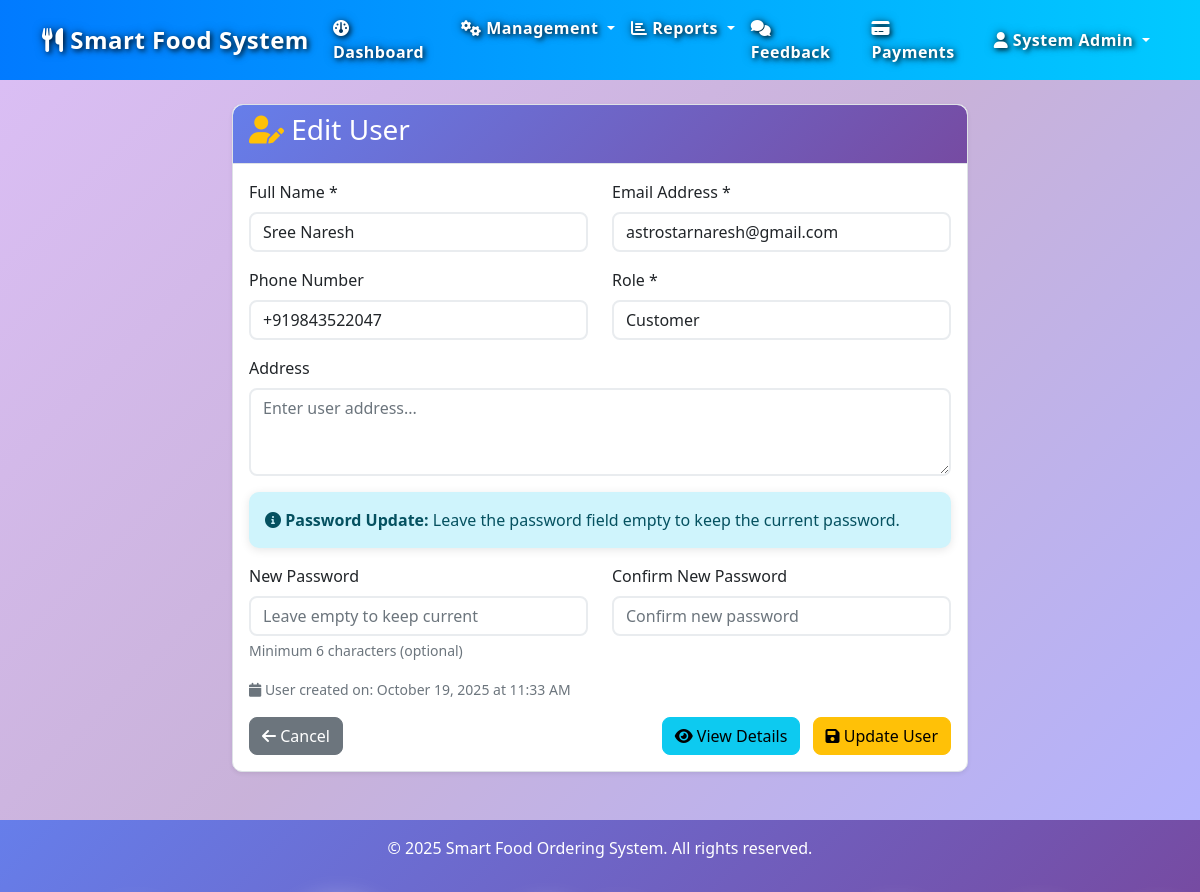
The app's page /users/edit/24 (signed in) with its own data.
### models.py (models this page shows, shortened)
class User(db.Model):
    __tablename__ = 'user'
    user_id = db.Column(db.Integer, primary_key=True, autoincrement=True)
    name = db.Column(db.String(100), nullable=False)
    email = db.Column(db.String(120), unique=True, nullable=False)
    phone = db.Column(db.String(20), nullable=False)
    role = db.Column(db.String(20), nullable=False)  # Admin, Supervisor, Employee, Customer
    password = db.Column(db.String(255), nullable=False)
    address = db.Column(db.Text, nullable=True)
    created_date = db.Column(db.DateTime, default=datetime.now)
    two_factor_enabled = db.Column(db.Boolean, default=False)
    otp_code = db.Column(db.String(6), nullable=True)
    otp_expiry = db.Column(db.DateTime, nullable=True)
    backup_codes = db.Column(db.Text, nullable=True)  # Comma-separated encrypted codes
    failed_login_attempts = db.Column(db.Integer, default=0)
    account_locked_until = db.Column(db.DateTime, nullable=True)
    last_login = db.Column(db.DateTime, nullable=True)
    orders = db.relationship('Order', backref='customer', lazy=True, cascade='all, delete-orphan')
    feedback = db.relationship('Feedback', backref='user', lazy=True, cascade='all, delete-orphan')
    recommendations = db.relationship('Recommendation', backref='user', lazy=True, cascade='all, delete-orphan')
    login_history = db.relationship('LoginHistory', backref='user', lazy=True, cascade='all, delete-orphan')
    trusted_devices = db.relationship('TrustedDevice', backref='user', lazy=True, cascade='all, delete-orphan')

### routes/users.py (the view, shortened to what this page needs)
@users_bp.route('/edit/<int:user_id>', methods=['GET', 'POST'])
@admin_or_supervisor_required
def edit_user(user_id):
    user = User.query.get_or_404(user_id)
    user_role = session.get('user_role', '').lower()
    if user_role == 'supervisor' and user.role not in ['Employee', 'Customer']:
        flash('Supervisors can only edit Employee and Customer accounts.', 'danger')
        return redirect(url_for('users.list_users'))
    return render_template('users/edit.html', user=user, user_role=user_role)

### app.py (called while the page is built)
@app.after_request
def add_header(response):
    response.headers['Cache-Control'] = 'no-store, no-cache, must-revalidate, post-check=0, pre-check=0, max-age=0'
    response.headers['Pragma'] = 'no-cache'
    response.headers['Expires'] = '-1'
    return response

### routes/users.py (called while the page is built)
def admin_or_supervisor_required(f):
    @wraps(f)
    def decorated_function(*args, **kwargs):
        user_role = session.get('user_role', '').lower()
        if 'user_id' not in session or user_role not in ['admin', 'supervisor']:
            flash('Access denied. Admin or Supervisor privileges required.', 'danger')
            return redirect(url_for('dashboard'))
        return f(*args, **kwargs)
    return decorated_function

### templates/users/edit.html (shortened to what this page needs)
{% extends "base.html" %}
{% block content %}
<div class="container mt-4">
    <div class="row">
        <div class="col-md-8 offset-md-2">
            <div class="card">
                <div class="card-header">
                    <h3 class="card-title">
                        <i class="fas fa-user-edit text-warning"></i>
                        Edit User
                    </h3>
                </div>
                <div class="card-body">
                    <form method="POST">
                        <div class="row">
                            <div class="col-md-6 mb-3">
                                <label for="name" class="form-label">Full Name *</label>
                                <input type="text" class="form-control" id="name" name="name" value="{{ user.name }}" required>
                            </div>
                            <div class="col-md-6 mb-3">
                                <label for="email" class="form-label">Email Address *</label>
                                <input type="email" class="form-control" id="email" name="email" value="{{ user.email }}" required>
                            </div>
                        </div>
                        <div class="row">
                            <div class="col-md-6 mb-3">
                                <label for="phone" class="form-label">Phone Number</label>
                                <input type="tel" class="form-control" id="phone" name="phone" value="{{ user.phone or '' }}">
                            </div>
                            <div class="col-md-6 mb-3">
                                <label for="role" class="form-label">Role *</label>
                                <select class="form-control" id="role" name="role" required>
                                    <option value="Customer" {% if user.role == 'Customer' %}selected{% endif %}>Customer</option>
                                </select>
                            </div>
                        </div>
                        <div class="mb-3">
                            <label for="address" class="form-label">Address</label>
                            <textarea class="form-control" id="address" name="address" rows="3" placeholder="Enter user address...">{{ user.address or '' }}</textarea>
                        </div>
                        <div class="alert alert-info">
                            <i class="fas fa-info-circle"></i>
                            <strong>Password Update:</strong> Leave the password field empty to keep the current password.
                        </div>
                        <div class="row">
                            <div class="col-md-6 mb-3">
                                <label for="new_password" class="form-label">New Password</label>
                                <input type="password" class="form-control" id="new_password" name="new_password" placeholder="Leave empty to keep current">
                                <div class="form-text">Minimum 6 characters (optional)</div>
                            </div>
                            <div class="col-md-6 mb-3">
                                <label for="confirm_password" class="form-label">Confirm New Password</label>
                                <input type="password" class="form-control" id="confirm_password" name="confirm_password" placeholder="Confirm new password">
                            </div>
                        </div>
                        <div class="mb-3">
                            <small class="text-muted">
                                <i class="fas fa-calendar"></i>
                                User created on: {{ user.created_date.strftime('%B %d, %Y at %I:%M %p') if user.created_date else 'N/A' }}
                            </small>
                        </div>
                        <div class="d-flex justify-content-between">
                            <a href="{{ url_for('users.list_users') }}" class="btn btn-secondary">
                                <i class="fas fa-arrow-left"></i>
                                Cancel
                            </a>
                            <div>
                                <a href="{{ url_for('users.view_user', user_id=user.user_id) }}" class="btn btn-info me-2">
                                    <i class="fas fa-eye"></i>
                                    View Details
                                </a>
                                <button type="submit" class="btn btn-warning">
                                    <i class="fas fa-save"></i>
                                    Update User
                                </button>
                            </div>
                        </div>
                    </form>
                </div>
            </div>
        </div>
    </div>
</div>
{% endblock %}

### static/css/style.css (style rules this page uses)
body { font-family: 'Segoe UI', Tahoma, Geneva, Verdana, sans-serif; background-color: #f8f9fa; }
.card { border: none; border-radius: 10px; box-shadow: 0 0 20px rgba(0, 0, 0, 0.1); transition: transform 0.3s ease; }
.card-header { background: linear-gradient(135deg, #667eea 0%, #764ba2 100%); color: white; border-radius: 10px 10px 0 0 !important; font-weight: 600; }
.btn { border-radius: 8px; font-weight: 500; transition: all 0.3s ease; }
.form-control, .form-select { border-radius: 8px; border: 2px solid #e9ecef; transition: border-color 0.3s ease; }
.alert { border-radius: 10px; border: none; box-shadow: 0 2px 10px rgba(0, 0, 0, 0.1); }

### templates/base.html (style rules this page uses)
body { background: linear-gradient(135deg, rgba(138, 43, 226, 0.3) 0%, rgba(75, 0, 130, 0.3) 12.5%, rgba(0, 0, 255, 0.3) 25%, rgba(0, 191, 255, 0.3) 37.5%, rgba(0, 255, 127, 0.3) 50%, rgba(64, 224, 208, 0.3) 62.5%, rgba(255, 255, 0, 0.3) 75%, rgba(255, 192, 203, 0.3) 87.5%, rgba(138, 43, 226, 0.3) 100%) !important; background-size: 400% 400% !important; animation: gradientFlow 25s ease infinite !important; min-height: 100vh !important; position: relative; overflow-x: hidden; }
main.container-fluid, .container { position: relative; z-index: 1; }
.card { backdrop-filter: blur(10px); }

### templates/users/edit.html (style rules this page uses)
.card { box-shadow: 0 0.125rem 0.25rem rgba(0, 0, 0, 0.075); border: 1px solid #dee2e6; }
.card-header { background-color: #f8f9fa; border-bottom: 1px solid #dee2e6; }
.btn-warning { color: #000; }

### records on screen
User: name "Sree Naresh", email "astrostarnaresh@gmail.com", phone "+919843522047", role "Customer", created_date "October 19, 2025 at 11:33 AM"

### other values on screen
{{ session.user_name }} "System Admin"
